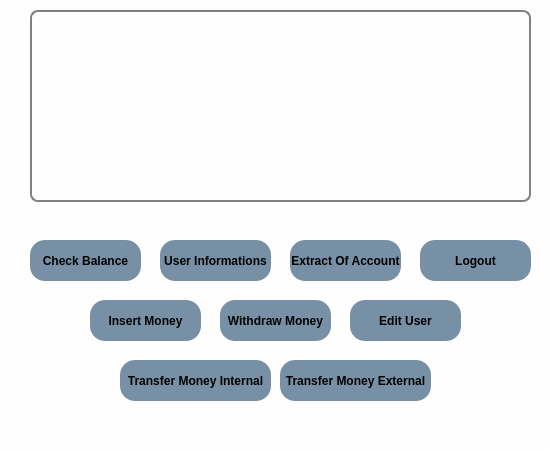
<?xml version="1.0" encoding="UTF-8"?>
<ui version="4.0">
 <class>Dialog</class>
 <widget class="QDialog" name="Dialog">
  <property name="geometry">
   <rect>
    <x>0</x>
    <y>0</y>
    <width>550</width>
    <height>450</height>
   </rect>
  </property>
  <property name="windowTitle">
   <string>Dialog</string>
  </property>
  <property name="styleSheet">
   <string notr="true">*
{
background:#fefefe;
}
#mainFrame {
border: 3px solid gray;
border-radius: 40px;
background: white;
}
QLineEdit {
padding: 1px;
border-style: solid;
border: 2px solid gray;
border-radius: 8px;
}

QPushButton
{
background: #7890a5;
border-radius:15px;
}

QPushButton:hover
{
color:#333;
border-radius:15px;
background:#49ebff;
}


QLabel {
font-weight: bold;
font-size: 15px;
}

QTextBrowser{
padding: 1px;
border-style: solid;
border: 2px solid gray;
border-radius: 8px;
}</string>
  </property>
  <widget class="QPushButton" name="button_check_balance">
   <property name="geometry">
    <rect>
     <x>30</x>
     <y>240</y>
     <width>111</width>
     <height>41</height>
    </rect>
   </property>
   <property name="font">
    <font>
     <weight>75</weight>
     <bold>true</bold>
    </font>
   </property>
   <property name="text">
    <string>Check Balance</string>
   </property>
  </widget>
  <widget class="QPushButton" name="button_user_info">
   <property name="geometry">
    <rect>
     <x>160</x>
     <y>240</y>
     <width>111</width>
     <height>41</height>
    </rect>
   </property>
   <property name="font">
    <font>
     <weight>75</weight>
     <bold>true</bold>
    </font>
   </property>
   <property name="text">
    <string>User Informations</string>
   </property>
  </widget>
  <widget class="QPushButton" name="button_extract">
   <property name="geometry">
    <rect>
     <x>290</x>
     <y>240</y>
     <width>111</width>
     <height>41</height>
    </rect>
   </property>
   <property name="font">
    <font>
     <weight>75</weight>
     <bold>true</bold>
    </font>
   </property>
   <property name="text">
    <string>Extract Of Account</string>
   </property>
  </widget>
  <widget class="QPushButton" name="button_logout">
   <property name="geometry">
    <rect>
     <x>420</x>
     <y>240</y>
     <width>111</width>
     <height>41</height>
    </rect>
   </property>
   <property name="font">
    <font>
     <weight>75</weight>
     <bold>true</bold>
    </font>
   </property>
   <property name="text">
    <string>Logout</string>
   </property>
  </widget>
  <widget class="QTextBrowser" name="text_browser_display">
   <property name="geometry">
    <rect>
     <x>30</x>
     <y>10</y>
     <width>501</width>
     <height>192</height>
    </rect>
   </property>
  </widget>
  <widget class="QPushButton" name="button_transfer_int">
   <property name="geometry">
    <rect>
     <x>120</x>
     <y>360</y>
     <width>151</width>
     <height>41</height>
    </rect>
   </property>
   <property name="font">
    <font>
     <weight>75</weight>
     <bold>true</bold>
    </font>
   </property>
   <property name="text">
    <string>Transfer Money Internal</string>
   </property>
  </widget>
  <widget class="QPushButton" name="button_withdraw">
   <property name="geometry">
    <rect>
     <x>220</x>
     <y>300</y>
     <width>111</width>
     <height>41</height>
    </rect>
   </property>
   <property name="font">
    <font>
     <weight>75</weight>
     <bold>true</bold>
    </font>
   </property>
   <property name="text">
    <string>Withdraw Money</string>
   </property>
  </widget>
  <widget class="QPushButton" name="button_edit_user">
   <property name="geometry">
    <rect>
     <x>350</x>
     <y>300</y>
     <width>111</width>
     <height>41</height>
    </rect>
   </property>
   <property name="font">
    <font>
     <weight>75</weight>
     <bold>true</bold>
    </font>
   </property>
   <property name="text">
    <string>Edit User</string>
   </property>
  </widget>
  <widget class="QPushButton" name="button_transfer_ext">
   <property name="geometry">
    <rect>
     <x>280</x>
     <y>360</y>
     <width>151</width>
     <height>41</height>
    </rect>
   </property>
   <property name="font">
    <font>
     <weight>75</weight>
     <bold>true</bold>
    </font>
   </property>
   <property name="text">
    <string>Transfer Money External</string>
   </property>
  </widget>
  <widget class="QPushButton" name="button_insert">
   <property name="geometry">
    <rect>
     <x>90</x>
     <y>300</y>
     <width>111</width>
     <height>41</height>
    </rect>
   </property>
   <property name="font">
    <font>
     <weight>75</weight>
     <bold>true</bold>
    </font>
   </property>
   <property name="text">
    <string>Insert Money</string>
   </property>
  </widget>
 </widget>
 <resources/>
 <connections/>
</ui>
